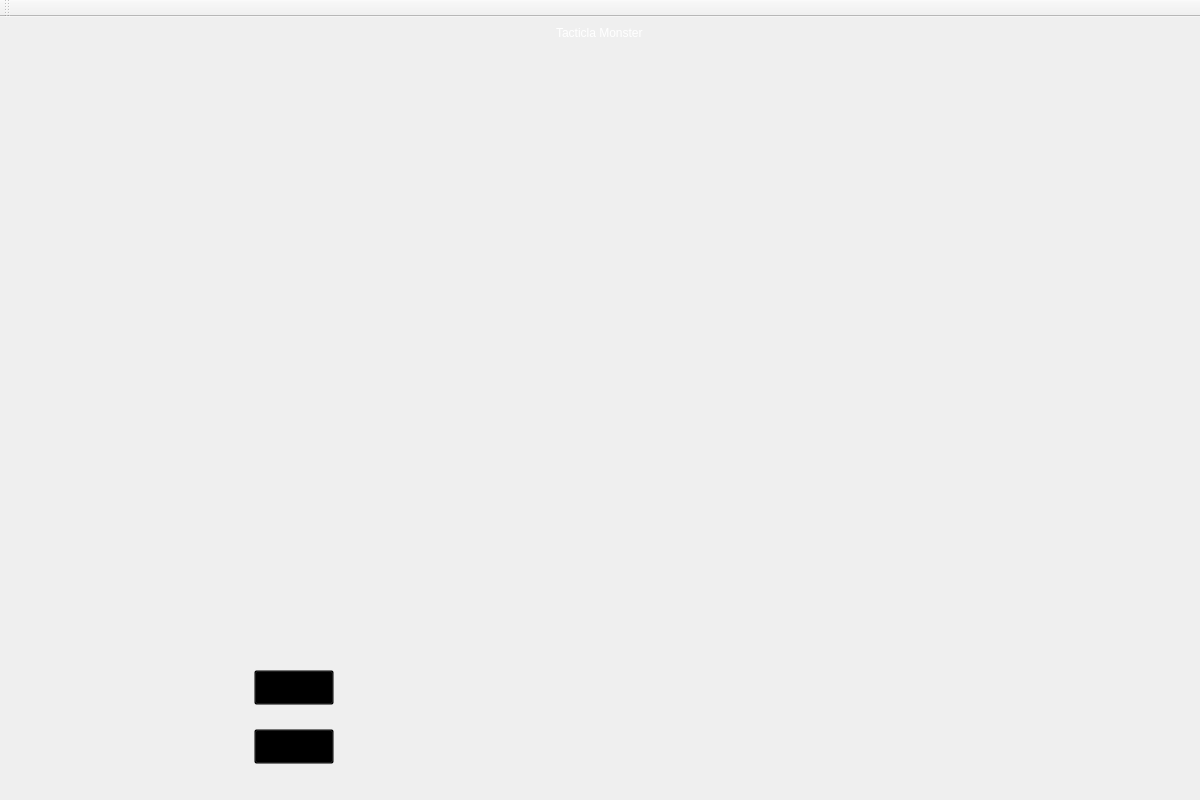
<?xml version="1.0" encoding="UTF-8"?>
<ui version="4.0">
 <class>game_page</class>
 <widget class="QMainWindow" name="game_page">
  <property name="geometry">
   <rect>
    <x>0</x>
    <y>0</y>
    <width>1200</width>
    <height>800</height>
   </rect>
  </property>
  <property name="windowTitle">
   <string>MainWindow</string>
  </property>
  <property name="styleSheet">
   <string notr="true">background-image: url(:/new/background/image/background/16_37_22_raw.jpg);</string>
  </property>
  <widget class="QWidget" name="centralwidget">
   <layout class="QVBoxLayout" name="verticalLayout">
    <item>
     <widget class="QWidget" name="widget" native="true">
      <property name="styleSheet">
       <string notr="true">background: none;
background-color: transparent;</string>
      </property>
      <layout class="QHBoxLayout" name="horizontalLayout">
       <property name="spacing">
        <number>0</number>
       </property>
       <property name="leftMargin">
        <number>0</number>
       </property>
       <property name="topMargin">
        <number>0</number>
       </property>
       <property name="rightMargin">
        <number>0</number>
       </property>
       <property name="bottomMargin">
        <number>0</number>
       </property>
       <item alignment="Qt::AlignHCenter">
        <widget class="QLabel" name="label_3">
         <property name="styleSheet">
          <string notr="true">color: rgb(255, 255, 255);

background-color: rgb(229, 165, 10);
font: 75 italic 33pt &quot;Z003&quot;;

border-radius: 15px;
background: none;
background-color: transparent;</string>
         </property>
         <property name="text">
          <string>Tacticla Monster</string>
         </property>
        </widget>
       </item>
      </layout>
     </widget>
    </item>
    <item>
     <widget class="QWidget" name="horizontalWidget_3" native="true">
      <property name="sizePolicy">
       <sizepolicy hsizetype="Preferred" vsizetype="Preferred">
        <horstretch>0</horstretch>
        <verstretch>80</verstretch>
       </sizepolicy>
      </property>
      <layout class="QHBoxLayout" name="horizontalLayout_4">
       <property name="spacing">
        <number>0</number>
       </property>
       <property name="leftMargin">
        <number>0</number>
       </property>
       <property name="topMargin">
        <number>0</number>
       </property>
       <property name="rightMargin">
        <number>0</number>
       </property>
       <property name="bottomMargin">
        <number>5</number>
       </property>
       <item>
        <widget class="QGraphicsView" name="vw1">
         <property name="sizePolicy">
          <sizepolicy hsizetype="Expanding" vsizetype="Expanding">
           <horstretch>80</horstretch>
           <verstretch>0</verstretch>
          </sizepolicy>
         </property>
         <property name="maximumSize">
          <size>
           <width>1182</width>
           <height>560</height>
          </size>
         </property>
         <property name="styleSheet">
          <string notr="true">
background: none;
background-color: transparent;</string>
         </property>
        </widget>
       </item>
      </layout>
     </widget>
    </item>
    <item>
     <widget class="QWidget" name="horizontalWidget_2" native="true">
      <property name="sizePolicy">
       <sizepolicy hsizetype="Preferred" vsizetype="Preferred">
        <horstretch>0</horstretch>
        <verstretch>20</verstretch>
       </sizepolicy>
      </property>
      <property name="styleSheet">
       <string notr="true">background: none;
background-color: transparent;</string>
      </property>
      <layout class="QHBoxLayout" name="horizontalLayout_2">
       <property name="spacing">
        <number>0</number>
       </property>
       <property name="leftMargin">
        <number>0</number>
       </property>
       <property name="topMargin">
        <number>0</number>
       </property>
       <property name="rightMargin">
        <number>0</number>
       </property>
       <property name="bottomMargin">
        <number>0</number>
       </property>
       <item>
        <widget class="QWidget" name="verticalWidget_3" native="true">
         <property name="sizePolicy">
          <sizepolicy hsizetype="Preferred" vsizetype="Preferred">
           <horstretch>20</horstretch>
           <verstretch>0</verstretch>
          </sizepolicy>
         </property>
         <layout class="QVBoxLayout" name="verticalLayout_5">
          <property name="topMargin">
           <number>0</number>
          </property>
          <property name="rightMargin">
           <number>10</number>
          </property>
          <item>
           <widget class="QLabel" name="label_4">
            <property name="sizePolicy">
             <sizepolicy hsizetype="Preferred" vsizetype="Preferred">
              <horstretch>0</horstretch>
              <verstretch>70</verstretch>
             </sizepolicy>
            </property>
            <property name="styleSheet">
             <string notr="true">image: url(:/new/hero/image/heros/hero1.png);</string>
            </property>
            <property name="text">
             <string/>
            </property>
           </widget>
          </item>
          <item alignment="Qt::AlignHCenter">
           <widget class="QLabel" name="p1_name">
            <property name="sizePolicy">
             <sizepolicy hsizetype="Preferred" vsizetype="Preferred">
              <horstretch>0</horstretch>
              <verstretch>30</verstretch>
             </sizepolicy>
            </property>
            <property name="styleSheet">
             <string notr="true">font: 63 italic 35pt &quot;URW Bookman&quot;;
color: rgb(233, 205, 16);
border-radius: 15px;</string>
            </property>
            <property name="text">
             <string/>
            </property>
           </widget>
          </item>
         </layout>
        </widget>
       </item>
       <item>
        <widget class="QWidget" name="verticalWidget_5" native="true">
         <property name="sizePolicy">
          <sizepolicy hsizetype="Preferred" vsizetype="Preferred">
           <horstretch>60</horstretch>
           <verstretch>0</verstretch>
          </sizepolicy>
         </property>
         <layout class="QHBoxLayout" name="horizontalLayout_5">
          <property name="spacing">
           <number>0</number>
          </property>
          <property name="leftMargin">
           <number>0</number>
          </property>
          <property name="topMargin">
           <number>0</number>
          </property>
          <property name="rightMargin">
           <number>0</number>
          </property>
          <property name="bottomMargin">
           <number>0</number>
          </property>
          <item>
           <widget class="QWidget" name="verticalWidget_3" native="true">
            <property name="sizePolicy">
             <sizepolicy hsizetype="Preferred" vsizetype="Preferred">
              <horstretch>0</horstretch>
              <verstretch>10</verstretch>
             </sizepolicy>
            </property>
            <layout class="QVBoxLayout" name="verticalLayout_7">
             <property name="spacing">
              <number>6</number>
             </property>
             <item>
              <widget class="QPushButton" name="load_game_btn">
               <property name="minimumSize">
                <size>
                 <width>0</width>
                 <height>35</height>
                </size>
               </property>
               <property name="styleSheet">
                <string notr="true"/>
               </property>
               <property name="text">
                <string>Load</string>
               </property>
              </widget>
             </item>
             <item>
              <widget class="QPushButton" name="start_game">
               <property name="minimumSize">
                <size>
                 <width>0</width>
                 <height>35</height>
                </size>
               </property>
               <property name="text">
                <string>star</string>
               </property>
              </widget>
             </item>
            </layout>
           </widget>
          </item>
          <item>
           <widget class="QWidget" name="verticalWidget_4" native="true">
            <property name="sizePolicy">
             <sizepolicy hsizetype="Preferred" vsizetype="Preferred">
              <horstretch>90</horstretch>
              <verstretch>90</verstretch>
             </sizepolicy>
            </property>
            <layout class="QVBoxLayout" name="verticalLayout_8">
             <item>
              <layout class="QVBoxLayout" name="verticalLayout_9">
               <item>
                <layout class="QVBoxLayout" name="verticalLayout_2">
                 <item>
                  <widget class="QWidget" name="horizontalWidget" native="true">
                   <property name="styleSheet">
                    <string notr="true">font: 24pt &quot;MS Shell Dlg 2&quot;;
background-color: transparent;
border-radius: 45px;</string>
                   </property>
                   <layout class="QHBoxLayout" name="horizontalLayout_3">
                    <property name="topMargin">
                     <number>1</number>
                    </property>
                    <item>
                     <widget class="QLabel" name="player1Timer">
                      <property name="styleSheet">
                       <string notr="true">font: 24pt &quot;MS Shell Dlg 2&quot;;
background-color: transparent;
border-radius: 45px;</string>
                      </property>
                      <property name="text">
                       <string/>
                      </property>
                      <property name="alignment">
                       <set>Qt::AlignCenter</set>
                      </property>
                     </widget>
                    </item>
                    <item>
                     <widget class="QLabel" name="player2Timer">
                      <property name="styleSheet">
                       <string notr="true">font: 24pt &quot;MS Shell Dlg 2&quot;;
background-color: transparent;
border-radius: 45px;</string>
                      </property>
                      <property name="text">
                       <string/>
                      </property>
                      <property name="alignment">
                       <set>Qt::AlignCenter</set>
                      </property>
                     </widget>
                    </item>
                   </layout>
                  </widget>
                 </item>
                </layout>
               </item>
              </layout>
             </item>
             <item>
              <layout class="QVBoxLayout" name="verticalLayout_3">
               <item>
                <widget class="QLabel" name="Message">
                 <property name="text">
                  <string/>
                 </property>
                </widget>
               </item>
              </layout>
             </item>
            </layout>
           </widget>
          </item>
         </layout>
        </widget>
       </item>
       <item>
        <widget class="QWidget" name="verticalWidget_4" native="true">
         <property name="sizePolicy">
          <sizepolicy hsizetype="Preferred" vsizetype="Preferred">
           <horstretch>20</horstretch>
           <verstretch>0</verstretch>
          </sizepolicy>
         </property>
         <layout class="QVBoxLayout" name="verticalLayout_6">
          <property name="leftMargin">
           <number>10</number>
          </property>
          <property name="topMargin">
           <number>0</number>
          </property>
          <item>
           <widget class="QLabel" name="label_5">
            <property name="sizePolicy">
             <sizepolicy hsizetype="Preferred" vsizetype="Preferred">
              <horstretch>0</horstretch>
              <verstretch>70</verstretch>
             </sizepolicy>
            </property>
            <property name="styleSheet">
             <string notr="true">image: url(:/new/hero/image/heros/hero2.png);
background: none;
background-color: transparent;</string>
            </property>
            <property name="text">
             <string/>
            </property>
           </widget>
          </item>
          <item alignment="Qt::AlignHCenter">
           <widget class="QLabel" name="p2_name">
            <property name="sizePolicy">
             <sizepolicy hsizetype="Preferred" vsizetype="Preferred">
              <horstretch>0</horstretch>
              <verstretch>30</verstretch>
             </sizepolicy>
            </property>
            <property name="styleSheet">
             <string notr="true">font: 63 italic 35pt &quot;URW Bookman&quot;;
color: rgb(233, 205, 16);
border-radius: 15px;</string>
            </property>
            <property name="text">
             <string/>
            </property>
           </widget>
          </item>
         </layout>
        </widget>
       </item>
      </layout>
     </widget>
    </item>
   </layout>
  </widget>
  <widget class="QToolBar" name="toolBar">
   <property name="windowTitle">
    <string>toolBar</string>
   </property>
   <attribute name="toolBarArea">
    <enum>TopToolBarArea</enum>
   </attribute>
   <attribute name="toolBarBreak">
    <bool>false</bool>
   </attribute>
  </widget>
 </widget>
 <resources/>
 <connections/>
</ui>
